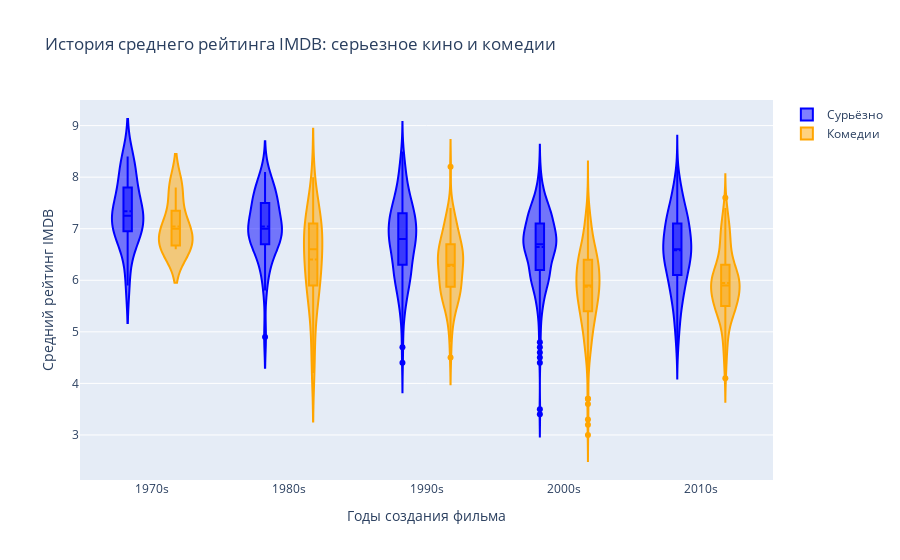

Here is the notebook cell this chart was saved with:
### Markdown cell above
Цель анализа  - выявить закономерности изменения среднего рейтинга фильмов,  получивших оценки на сайте imdb.com.  Поскольку в первоисточнике одному фильму может быть присвоено несколько жанров, в расчетах использованы следующие допущения.  Все жанры imdb классифицированы на 5 Групп
    Боевик:    ['Action',  'War', 'Western'],
    Триллер:   ['Thriller', 'Horror', 'Science Fiction'],
    Семейный:  ['Animation','Family', 'Fantasy'],
    Серьезный: ['Biography','Drama','History', 'Documentary', 'Music', 'Crime'],
    Комедия:   ['Comedy','Adventure','Romance']
Каждому фильму из множества присущих жанров рассчитывается рейтинг каждой Группы.
Например:  фильм классифицирован imdb по жанрам: Action, Science Fiction, Animation, Family
в классификаторе 1 признак боевика, 1 признак "триллера" и 2 признака семейного фильма 
Группа с наибольшим рейтингом  присваивается как жанровый классификатор фильма / - фильм 
признается семейным.
Группы подобраны таким образом чтобы выборки фильмов по результатам классификации были сопоставимы 
по количеству


Гипотезы: 
а) самый высокий уровень рейтинга у серьезного кино/ по всем средним  и абсолютному максимуму
выбросы вниз скорее всего обусловлены  издержками классификации / необычные сочетания жанров
б) наихудший уровень рейтинга у комедий, большое количество  выбросов как вверх так и вниз
медиана кажется ниже средней - плохих комедий больше чем хороших

### Code cell
# История среднего рейтинга IMDB: серьезное кино и комедии
mdb2 = mdb1.sort_values(['release_era'], ascending = True) 
g3 = go.Figure()
g3.add_trace(go.Violin(x=mdb2['release_era'][ mdb2['genres_type'] == 'Серьезный' ],
                        y=mdb2['vote_average'][ mdb2['genres_type'] == 'Серьезный' ],
                        name='Сурьёзно',
                        line_color='blue')
             )
g3.add_trace(go.Violin(x=mdb2['release_era'][ mdb2['genres_type'] == 'Комедия' ],
                        y=mdb2['vote_average'][ mdb2['genres_type'] == 'Комедия' ],
                        name='Комедии',
                        line_color='orange')
             )
g3.update_traces(box_visible=True, meanline_visible=True)
g3.update_layout(violinmode='group')
g3.update_layout(title='История среднего рейтинга IMDB: серьезное кино и комедии',
                   xaxis_title='Годы создания фильма',
                   yaxis_title='Средний рейтинг IMDB')

g3.show()

### Figure 1 — Plotly figure (JSON) as saved in the notebook; plotly's stock layout.template omitted (floating-point values rounded to 4 significant figures; data arrays with more than 128 entries replaced by an {"elided": "..."} marker saying what was removed)
{"data": [{"box": {"visible": true}, "line": {"color": "blue"}, "meanline": {"visible": true}, "name": "Сурьёзно", "type": "violin", "x": {"elided": "852 str values"}, "y": {"elided": "852 float values"}}, {"box": {"visible": true}, "line": {"color": "orange"}, "meanline": {"visible": true}, "name": "Комедии", "type": "violin", "x": {"elided": "587 str values"}, "y": {"elided": "587 float values"}}], "layout": {"title": {"text": "История среднего рейтинга IMDB: серьезное кино и комедии"}, "violinmode": "group", "xaxis": {"title": {"text": "Годы создания фильма"}}, "yaxis": {"title": {"text": "Средний рейтинг IMDB"}}}}
